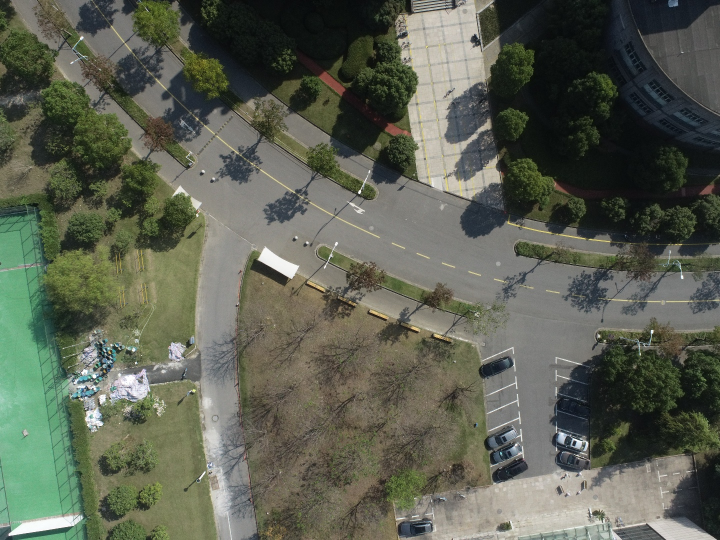
#> input picture DenseUAV/drone_01.JPG, 1440 x 1080 px (shown at 1/2 size)
$ python image.py
#> lines starting #> are read from the running program, lines starting #| are printed output that depends on the picture
from PIL import Image
import os
import math
import sys

def divide_image_into_patches(image_path, target_N=9, output_dir=None):
    """
    Divide an image into N square patches (P×P) and save them.
    Targets a specific number of patches (default: 9 for a 3x3 grid).

    Args:
        image_path: Path to the input image
        target_N: Target number of patches (default: 9)
        output_dir: Directory to save patches

    Returns:
        Number of patches created (N)
    """
#> called with image_path = 'DenseUAV/drone_01.JPG', target_N = 9, output_dir = 'DenseUAV/patch'
    # Check if image file exists
    if not os.path.exists(image_path):
        raise FileNotFoundError(
            f"Image file not found: {image_path}\n"
            f"Please ensure the image file exists at the specified path."
        )

    # Load the image
    img = Image.open(image_path)
#> img is the input picture: PIL image 1440x1080 RGB; mean R, G, B 92, 96.4, 82.5
    width, height = img.size
#> width = 1440; height = 1080

    # Create output directory if it doesn't exist
    if output_dir is None:
        output_dir = os.path.dirname(image_path) or '.'

    os.makedirs(output_dir, exist_ok=True)

    # Get the base filename without extension
    base_name = os.path.splitext(os.path.basename(image_path))[0]

    # Find the best grid arrangement for target_N patches
    # For target_N = 9, we want a 3x3 grid
    # Find factors of target_N to determine grid dimensions
    best_arrangement = None
    best_score = float('inf')

    # Try different grid arrangements (num_patches_y x num_patches_x = target_N)
    for num_patches_y in range(1, int(math.sqrt(target_N)) + 2):
        if target_N % num_patches_y == 0:
            num_patches_x = target_N // num_patches_y

            # Calculate patch dimensions for this arrangement
            patch_h = height // num_patches_y
            patch_w = width // num_patches_x

            # We want square patches P×P, so use the minimum to ensure square patches
            patch_size_candidate = min(patch_h, patch_w)

            # Verify this gives exactly target_N patches
            actual_num_x = width // patch_size_candidate
            actual_num_y = height // patch_size_candidate
            actual_N = actual_num_x * actual_num_y

            # Score: prefer exact match, then prefer square patches
            if actual_N == target_N:
                score = abs(patch_h - patch_w)  # Prefer square patches when N matches
            else:
                score = abs(actual_N - target_N) * 1000 + abs(patch_h - patch_w)  # Heavily penalize wrong N

            if score < best_score and patch_size_candidate > 0:
                best_score = score
                best_arrangement = (num_patches_y, num_patches_x, patch_size_candidate)
#> after the loop, best_score = 3120

    if best_arrangement is None:
        # Fallback: use 3x3 grid for 9 patches
        num_patches_y = 3
        num_patches_x = 3
        # For 3x3, calculate patch dimensions and use the smaller for square patches
        patch_w = width // 3
        patch_h = height // 3
        patch_size = min(patch_w, patch_h)
    else:
        num_patches_y, num_patches_x, patch_size = best_arrangement
#> num_patches_y = 3; num_patches_x = 3; patch_size = 360

    # For exactly target_N patches, force the grid dimensions
    # For 9 patches, use 3x3 grid with square patches
    if target_N == 9:
        num_patches_y = 3
        num_patches_x = 3
        # Calculate patch dimensions for 3x3 grid
        patch_w = width // num_patches_x
        patch_h = height // num_patches_y
        # Use the minimum to ensure square patches (3x3 = 9 patches)
        patch_size = min(patch_w, patch_h)

    # Extract and save exactly target_N patches
    patch_count = 0
    for i in range(num_patches_y):
        for j in range(num_patches_x):
            # Stop if we've created enough patches
            if patch_count >= target_N:
                break

            # Calculate crop coordinates for square patches
            left = j * patch_size
            top = i * patch_size
            right = min(left + patch_size, width)
            bottom = min(top + patch_size, height)

            # Crop the patch
            patch = img.crop((left, top, right, bottom))

            # Resize to exact square if needed
            if patch.size[0] != patch_size or patch.size[1] != patch_size:
                patch = patch.resize((patch_size, patch_size), Image.Resampling.LANCZOS)

            # Save the patch
            patch_filename = f"{base_name}_patch_{i}_{j}.png"
            patch_path = os.path.join(output_dir, patch_filename)
            patch.save(patch_path)

            patch_count += 1

        if patch_count >= target_N:
            break
#> this loop made 3 passes
#> pass 1, in divide_image_into_patches, `patch.save(patch_path)`:
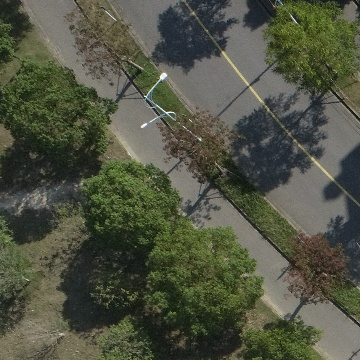
#> saved as drone_01_patch_0_0.png: PIL image 360x360 RGB; mean R, G, B 79.6, 83, 66.1
#> pass 1, in divide_image_into_patches, `patch.save(patch_path)`:
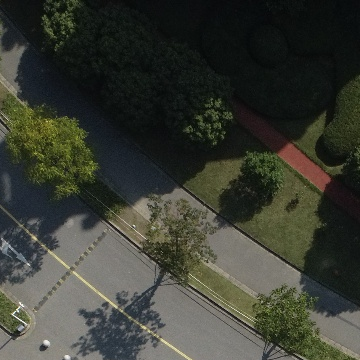
#> saved as drone_01_patch_0_1.png: PIL image 360x360 RGB; mean R, G, B 58.4, 60.9, 51.8
#> pass 1, in divide_image_into_patches, `patch.save(patch_path)`:
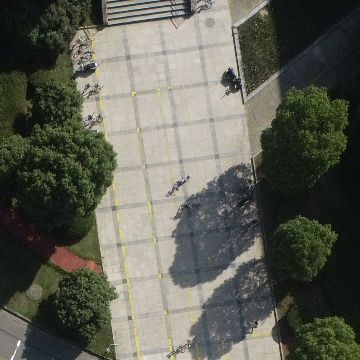
#> saved as drone_01_patch_0_2.png: PIL image 360x360 RGB; mean R, G, B 94.4, 95.9, 84.7
#> pass 2, in divide_image_into_patches, `patch.save(patch_path)`:
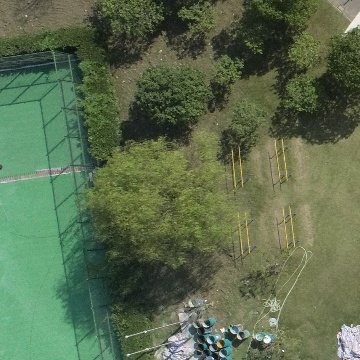
#> saved as drone_01_patch_1_0.png: PIL image 360x360 RGB; mean R, G, B 90.9, 108.3, 77.3
#> after the loop:
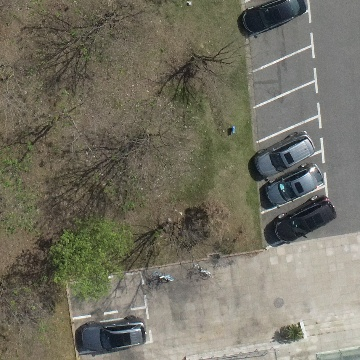
#> patch: PIL image 360x360 RGB; mean R, G, B 115.9, 113.1, 98.9
#> after the loop, patch_count = 9

    print(f"Created {patch_count} square patches from image ({width}x{height})")
#| Created 9 square patches from image (1440x1080)
    print(f"N = {patch_count} (target: {target_N})")
#| N = 9 (target: 9)
    print(f"Patch size P = {patch_size}x{patch_size} pixels")
#| Patch size P = 360x360 pixels
    print(f"Patch layout: {num_patches_y}x{num_patches_x} = {num_patches_y * num_patches_x} patches")
    print(f"Verification: N = (H//P) * (W//P) = ({height}//{patch_size}) * ({width}//{patch_size}) = {num_patches_y} * {num_patches_x} = {num_patches_y * num_patches_x}")
#| Verification: N = (H//P) * (W//P) = (1080//360) * (1440//360) = 3 * 3 = 9

    return patch_count


if __name__ == "__main__":
    # Configuration
    image_path = "drone_01.JPG"
    target_N = 9  # Target number of patches (3x3 grid)

    # Get the directory where this script is located
    script_dir = os.path.dirname(os.path.abspath(__file__))
    image_full_path = os.path.join(script_dir, image_path)

    # Check if image exists before proceeding
    print(f"Looking for image at: {image_full_path}")
    if not os.path.exists(image_full_path):
        print(f"ERROR: Image file not found at: {image_full_path}")
        print(f"Please ensure 'drone_01.JPG' exists in the DenseUAV directory.")
        sys.exit(1)

    # Create patch directory
    patch_dir = os.path.join(script_dir, "patch")

    # Divide image into square patches (targeting exactly target_N patches)
    patches_created = divide_image_into_patches(image_full_path, target_N=target_N, output_dir=patch_dir)
#> patches_created = 9

    print(f"\nTotal square patches created: {patches_created} (target: {target_N})")
#| Total square patches created: 9 (target: 9)
